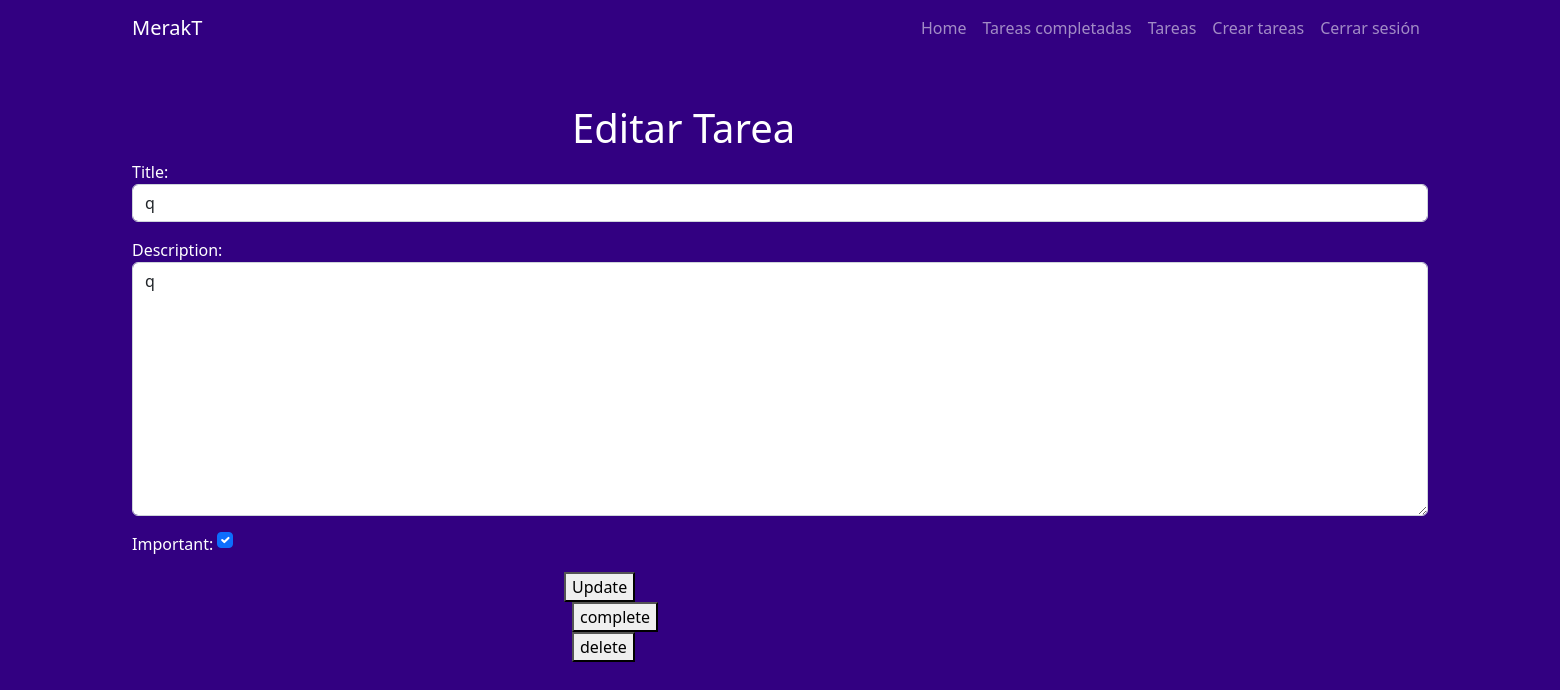
Screenshot of /tasks/4 (signed in) with the database file from the repository.
### tasks/models.py (models this page shows, shortened)
class Task(models.Model): #crea una tabla en sql
  title = models.CharField(max_length=200)
  description = models.TextField(max_length=1000)
  created = models.DateTimeField(auto_now_add=True) #para la fecha que se creo
  datecompleted = models.DateTimeField(null=True, blank=True)
  important = models.BooleanField(default=False)
  user = models.ForeignKey(User, on_delete=models.CASCADE) #para poder vincular dos tablas

### tasks/views.py (the view, shortened to what this page needs)
# urls.py: path('tasks/<int:task_id>', views.task_detail, name='task_detail'), #el int id sirve para mostrar las tareas por usuarios
@login_required
def task_detail(request, task_id):
    if request.method == 'GET':
        task = get_object_or_404(Task, pk=task_id, user=request.user)
        form = TaskForm(instance=task)
        return render(request, 'task_detail.html', {'task': task, 'form': form})

### tasks/forms.py
class TaskForm(forms.ModelForm):
    class Meta:
        model = Task
        fields = ['title', 'description', 'important']
        widgets = {
            'title': forms.TextInput(attrs={'class': 'form-control', 'placeholder': 'Cual es el titulo'}),
            'description': forms.Textarea(attrs={'class': 'form-control','placeholder': 'Cual es la descripción'}),
            'important': forms.CheckboxInput(attrs={'class': 'form-check-input m-auto'})
        }

### tasks/templates/task_detail.html (shortened to what this page needs)
{% extends 'base.html' %}
{% block content %}
<main class="container">
  <div class="row">
    <div class="cold-md-4 offset-md-4 mt-5">
      <h1 class="text-white">Editar Tarea</h1>
    </div>
      <form method="POST" class="text-white ">
        {{form.as_p}}
        <div class="cold-md-4 offset-md-4">
          <button>
            Update
          </button>
        </div>
      </form>
      <div class="cold-md-4 offset-md-4 ">
        <form action="{% url 'complete_task' task.id %}" method="POST">
          <button>
            complete
          </button>
        </form>
      </div>
      <div class="cold-md-4 offset-md-4">
        <form action="{% url 'delete_task' task.id %}" method="POST">
          <button>
            delete
          </button>
        </form>
      </div>
  </div>
</main>
{% endblock %}

### tasks/templates/style.css (style rules this page uses)
body { background-color: purple; }

### tasks/templates/base.html (style rules this page uses)
body { background-color: #320081; }

### rows the page displays
Task: title "q", description "q", important "☑"
